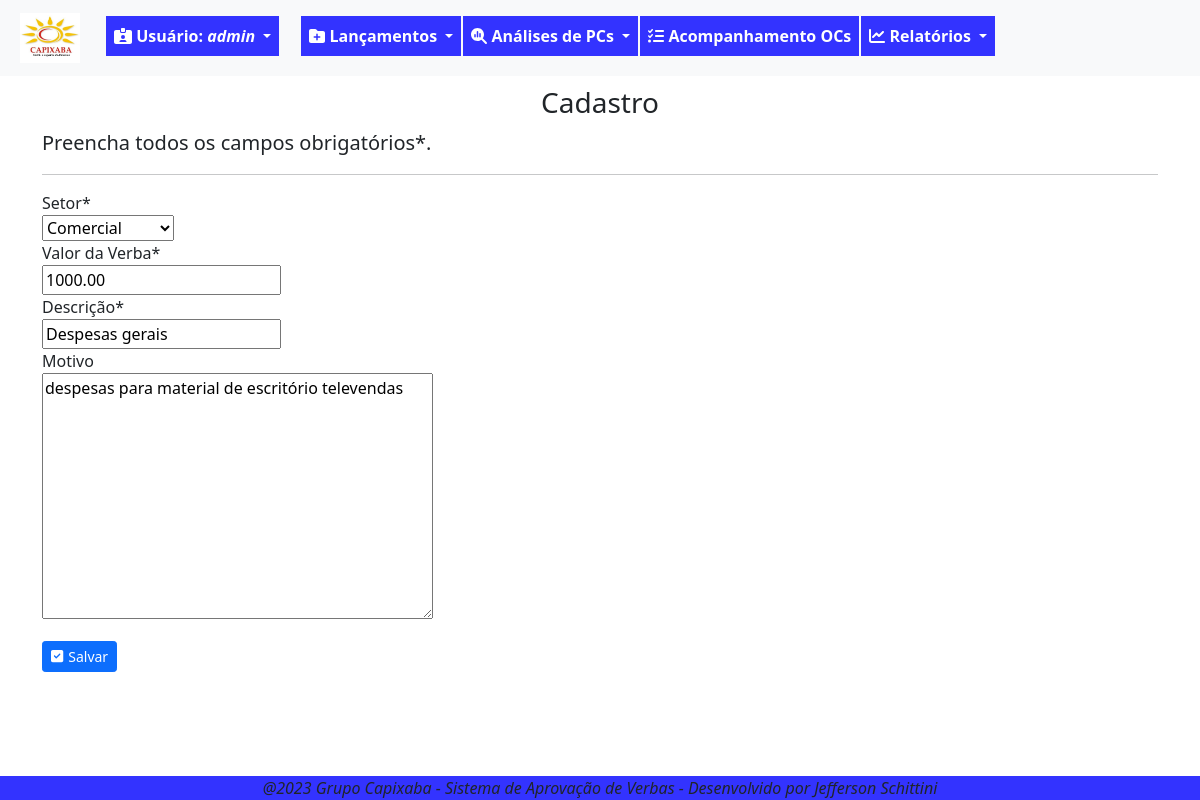
/verbas/alterar/1/ (signed in), run on the app's committed database.
### fluxo/models.py (models this page shows, shortened)
class Verba(models.Model):
    data_verba = models.DateTimeField(verbose_name='Data Lançamento', default=timezone.now)
    valor_verba = models.DecimalField(verbose_name='Valor da Verba', max_digits=9, decimal_places=2)
    setor_verba = models.ForeignKey(Setor, on_delete=models.PROTECT, verbose_name='Setor')
    desc_verba = models.CharField(verbose_name='Descrição', max_length=200)
    motivo_verba = models.TextField(verbose_name='Motivo', max_length=1000, blank=True, null=True)

### fluxo/views.py (the view)
# urls.py: path('verbas/alterar/<int:pk>/', VerbaUpdate.as_view(), name='alter-verbas'),
class VerbaUpdate(GroupRequiredMixin,LoginRequiredMixin, UpdateView):
    login_url = reverse_lazy('login')
    group_required = u'Aprovador'
    model = Verba
    fields = ['setor_verba','valor_verba','desc_verba','motivo_verba']
    template_name = 'fluxo/form-cad.html'
    success_url = reverse_lazy('lista-verbas')

### fluxo/models.py (called while the page is built)
    def __str__(self):
        return self.setor_desc

### fluxo/templates/fluxo/form-cad.html (shortened to what this page needs)
{% extends 'paginas/base.html' %}
{% load static %}
{% load crispy_forms_tags %}
{% block info_tela %}
    <h3 style="margin-top: 10px; text-align: center;">Cadastro</h3>
{% endblock info_tela %}
{% block conteudo %}
    <p class="lead">
        Preencha todos os campos obrigatórios*.
    </p>
    <hr>
    <form action="" method="post" enctype="multipart/form-data">
        {{ form|crispy }}
        <button type="submit" class="btn btn-primary mt-3 btn-sm">
            <i style="margin-right: 5px" class="fa-solid fa-square-check"></i>Salvar</button>
    </form>
{% endblock conteudo %}

### paginas/templates/paginas/base.html (shortened to what this page needs)
{% load static %}
{% load crispy_forms_tags %}
<!DOCTYPE html>
<html lang="pt-br">
<head>
    <link rel="stylesheet" href="{% static 'css/estilo.css' %}" type="text/css">
    <link rel="stylesheet" href="{% static 'css/bootstrap.min.css' %}" type="text/css">
    <link rel="stylesheet" href="{% static 'css/all.min.css' %}" type="text/css">
</head>
<body class="corpo">
    <header>
        {% block menu %}
        {% if request.user.is_authenticated %}
        <nav class="navbar navbar-expand-lg bg-light">
            <div class="container-fluid">
                <ul class="navbar-nav me-auto mb-lg-0">
                    <li class="nav-item">
                        <a class="navbar-brand nav-link" href="{% url 'index' %}"><img src="{% static 'img/logocpxb.jpeg' %}" width="60" height="50" alt=""></a>
                    </li>
                    <div class="nav-item dropdown mt-2">
                        <a style="color:white; margin-right: 20px;" class="nav-link dropdown-toggle btn-meu-menu" href="#" role="button" data-bs-toggle="dropdown" aria-expanded="false">
                            <i class="fa-solid fa-id-card-clip"></i><span> Usuário: <em>{{ request.user}}</em></span>
                        </a>
                    </div>
                    <div class="nav-item dropdown mt-2">
                        <a style="color:white" class="nav-link dropdown-toggle btn-meu-menu" href="#" role="button" data-bs-toggle="dropdown" aria-expanded="false">
                            <i class="fa-solid fa-folder-plus"></i>
                            <span>Lançamentos</span>
                        </a>
                    </div>
                    <div class="nav-item dropdown mt-2">
                        <a style="color:white" class="nav-link dropdown-toggle btn-meu-menu" href="#" role="button" data-bs-toggle="dropdown" aria-expanded="false">
                            <i class="fa-solid fa-magnifying-glass-chart"></i>
                            <span>Análises de PCs</span>
                        </a>
                    </div>
                    <li class="nav-item mt-2"><a style="color:white" class="nav-link btn-meu-menu" href="{% url 'index' %}">
                        <i class="fa-solid fa-list-check"></i>
                        <span>Acompanhamento OCs</span></a>
                    </li>
                    <div class="nav-item dropdown mt-2">
                        <a style="color:white" class="nav-link dropdown-toggle btn-meu-menu" href="#" role="button" data-bs-toggle="dropdown" aria-expanded="false">
                            <i class="fa-solid fa-chart-line"></i>
                            <span>Relatórios</span>
                        </a>
                    </div>
                </ul>
            </div>
        </nav>
        {% endif %}
        {% endblock menu %}
    </header>
        {% block info_tela %}{% endblock info_tela %}
        <div class="container">
        {% block conteudo %}{% endblock conteudo %}
        </div>
    {% block rodape %}
    <footer>
        <p style="margin-bottom: 0;"> <em> @2023 Grupo Capixaba - Sistema de Aprovação de Verbas - Desenvolvido por Jefferson Schittini</em></p>
    </footer>
    {% endblock rodape %}
</body>
</html>

### static/css/estilo.css (style rules this page uses)
.corpo { margin-bottom: 80px; }
.btn-meu-menu { background-color:rgb(51, 51,255); font-size: medium; font-weight: bold; margin-left: 2px; }
footer { position: fixed; bottom: 0; width: 100%; background-color:rgb(51, 51,255); text-align: center; }

### data on the page
Verba: setor_verba "Comercial", valor_verba "1000.00", desc_verba "Despesas gerais", motivo_verba "despesas para material de escritório televendas"

### other printed values
{{ request.user }} "admin"
